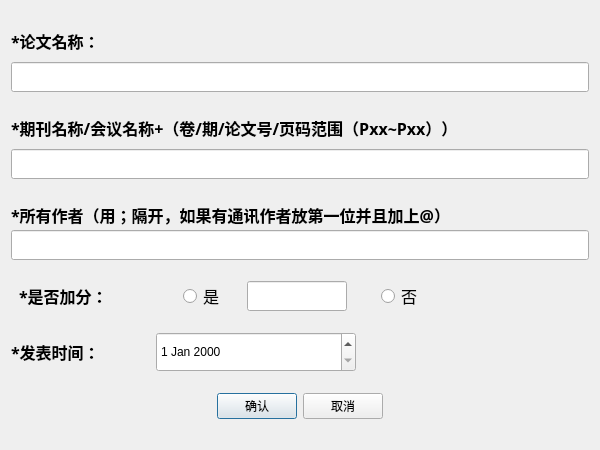
<?xml version="1.0" encoding="UTF-8"?>
<ui version="4.0">
 <class>AddPaperDialog</class>
 <widget class="QDialog" name="AddPaperDialog">
  <property name="geometry">
   <rect>
    <x>0</x>
    <y>0</y>
    <width>600</width>
    <height>450</height>
   </rect>
  </property>
  <property name="minimumSize">
   <size>
    <width>600</width>
    <height>450</height>
   </size>
  </property>
  <property name="maximumSize">
   <size>
    <width>600</width>
    <height>450</height>
   </size>
  </property>
  <property name="windowTitle">
   <string>增加论文</string>
  </property>
  <layout class="QGridLayout" name="gridLayout">
   <item row="0" column="0">
    <layout class="QVBoxLayout" name="verticalLayout_2">
     <item>
      <widget class="QLabel" name="label">
       <property name="maximumSize">
        <size>
         <width>100</width>
         <height>30</height>
        </size>
       </property>
       <property name="font">
        <font>
         <family>宋体</family>
         <pointsize>12</pointsize>
         <bold>true</bold>
        </font>
       </property>
       <property name="text">
        <string>*论文名称：</string>
       </property>
      </widget>
     </item>
     <item>
      <widget class="QLineEdit" name="nameEdit">
       <property name="maximumSize">
        <size>
         <width>16777215</width>
         <height>30</height>
        </size>
       </property>
       <property name="font">
        <font>
         <family>宋体</family>
         <pointsize>12</pointsize>
        </font>
       </property>
      </widget>
     </item>
    </layout>
   </item>
   <item row="1" column="0">
    <layout class="QVBoxLayout" name="verticalLayout_3">
     <item>
      <widget class="QLabel" name="label_2">
       <property name="maximumSize">
        <size>
         <width>16777215</width>
         <height>30</height>
        </size>
       </property>
       <property name="font">
        <font>
         <family>宋体</family>
         <pointsize>12</pointsize>
         <bold>true</bold>
        </font>
       </property>
       <property name="text">
        <string>*期刊名称/会议名称+（卷/期/论文号/页码范围（Pxx~Pxx））</string>
       </property>
      </widget>
     </item>
     <item>
      <widget class="QLineEdit" name="hostEdit">
       <property name="maximumSize">
        <size>
         <width>16777215</width>
         <height>30</height>
        </size>
       </property>
       <property name="font">
        <font>
         <family>宋体</family>
         <pointsize>12</pointsize>
        </font>
       </property>
      </widget>
     </item>
    </layout>
   </item>
   <item row="2" column="0">
    <layout class="QVBoxLayout" name="verticalLayout">
     <property name="spacing">
      <number>0</number>
     </property>
     <item>
      <widget class="QLabel" name="label_3">
       <property name="maximumSize">
        <size>
         <width>16777215</width>
         <height>30</height>
        </size>
       </property>
       <property name="font">
        <font>
         <family>宋体</family>
         <pointsize>12</pointsize>
         <bold>true</bold>
        </font>
       </property>
       <property name="text">
        <string>*所有作者（用；隔开，如果有通讯作者放第一位并且加上@）</string>
       </property>
      </widget>
     </item>
     <item>
      <widget class="QLineEdit" name="winnerEdit">
       <property name="maximumSize">
        <size>
         <width>16777215</width>
         <height>30</height>
        </size>
       </property>
       <property name="font">
        <font>
         <family>宋体</family>
         <pointsize>12</pointsize>
        </font>
       </property>
      </widget>
     </item>
    </layout>
   </item>
   <item row="3" column="0">
    <layout class="QHBoxLayout" name="horizontalLayout_4">
     <item>
      <widget class="QLabel" name="label_4">
       <property name="maximumSize">
        <size>
         <width>100</width>
         <height>50</height>
        </size>
       </property>
       <property name="font">
        <font>
         <family>宋体</family>
         <pointsize>12</pointsize>
         <bold>true</bold>
        </font>
       </property>
       <property name="text">
        <string>*是否加分：</string>
       </property>
      </widget>
     </item>
     <item>
      <spacer name="horizontalSpacer_2">
       <property name="orientation">
        <enum>Qt::Horizontal</enum>
       </property>
       <property name="sizeType">
        <enum>QSizePolicy::Fixed</enum>
       </property>
       <property name="sizeHint" stdset="0">
        <size>
         <width>50</width>
         <height>20</height>
        </size>
       </property>
      </spacer>
     </item>
     <item>
      <widget class="QRadioButton" name="radioButton">
       <property name="maximumSize">
        <size>
         <width>50</width>
         <height>16777215</height>
        </size>
       </property>
       <property name="font">
        <font>
         <family>宋体</family>
         <pointsize>12</pointsize>
        </font>
       </property>
       <property name="text">
        <string>是</string>
       </property>
      </widget>
     </item>
     <item>
      <widget class="QLineEdit" name="GPA_edit">
       <property name="minimumSize">
        <size>
         <width>50</width>
         <height>0</height>
        </size>
       </property>
       <property name="maximumSize">
        <size>
         <width>100</width>
         <height>30</height>
        </size>
       </property>
       <property name="font">
        <font>
         <family>宋体</family>
         <pointsize>12</pointsize>
        </font>
       </property>
       <property name="text">
        <string/>
       </property>
      </widget>
     </item>
     <item>
      <spacer name="horizontalSpacer">
       <property name="orientation">
        <enum>Qt::Horizontal</enum>
       </property>
       <property name="sizeType">
        <enum>QSizePolicy::Fixed</enum>
       </property>
       <property name="sizeHint" stdset="0">
        <size>
         <width>20</width>
         <height>20</height>
        </size>
       </property>
      </spacer>
     </item>
     <item>
      <widget class="QRadioButton" name="radioButton_2">
       <property name="maximumSize">
        <size>
         <width>50</width>
         <height>16777215</height>
        </size>
       </property>
       <property name="font">
        <font>
         <family>宋体</family>
         <pointsize>12</pointsize>
        </font>
       </property>
       <property name="text">
        <string>否</string>
       </property>
      </widget>
     </item>
     <item>
      <spacer name="horizontalSpacer_3">
       <property name="orientation">
        <enum>Qt::Horizontal</enum>
       </property>
       <property name="sizeType">
        <enum>QSizePolicy::Fixed</enum>
       </property>
       <property name="sizeHint" stdset="0">
        <size>
         <width>150</width>
         <height>20</height>
        </size>
       </property>
      </spacer>
     </item>
    </layout>
   </item>
   <item row="4" column="0">
    <layout class="QHBoxLayout" name="horizontalLayout_6">
     <item>
      <widget class="QLabel" name="label_6">
       <property name="maximumSize">
        <size>
         <width>150</width>
         <height>50</height>
        </size>
       </property>
       <property name="font">
        <font>
         <family>宋体</family>
         <pointsize>12</pointsize>
         <bold>true</bold>
        </font>
       </property>
       <property name="text">
        <string>*发表时间：</string>
       </property>
      </widget>
     </item>
     <item>
      <spacer name="horizontalSpacer_4">
       <property name="orientation">
        <enum>Qt::Horizontal</enum>
       </property>
       <property name="sizeType">
        <enum>QSizePolicy::Fixed</enum>
       </property>
       <property name="sizeHint" stdset="0">
        <size>
         <width>50</width>
         <height>20</height>
        </size>
       </property>
      </spacer>
     </item>
     <item>
      <widget class="QDateEdit" name="dateEdit">
       <property name="minimumSize">
        <size>
         <width>200</width>
         <height>0</height>
        </size>
       </property>
       <property name="maximumSize">
        <size>
         <width>200</width>
         <height>40</height>
        </size>
       </property>
      </widget>
     </item>
     <item>
      <spacer name="horizontalSpacer_5">
       <property name="orientation">
        <enum>Qt::Horizontal</enum>
       </property>
       <property name="sizeHint" stdset="0">
        <size>
         <width>40</width>
         <height>20</height>
        </size>
       </property>
      </spacer>
     </item>
    </layout>
   </item>
   <item row="5" column="0">
    <layout class="QHBoxLayout" name="horizontalLayout_3">
     <item>
      <spacer name="horizontalSpacer_6">
       <property name="orientation">
        <enum>Qt::Horizontal</enum>
       </property>
       <property name="sizeHint" stdset="0">
        <size>
         <width>40</width>
         <height>20</height>
        </size>
       </property>
      </spacer>
     </item>
     <item>
      <widget class="QPushButton" name="okBtn">
       <property name="text">
        <string>确认</string>
       </property>
      </widget>
     </item>
     <item>
      <widget class="QPushButton" name="cancelBtn">
       <property name="text">
        <string>取消</string>
       </property>
      </widget>
     </item>
     <item>
      <spacer name="horizontalSpacer_7">
       <property name="orientation">
        <enum>Qt::Horizontal</enum>
       </property>
       <property name="sizeHint" stdset="0">
        <size>
         <width>40</width>
         <height>20</height>
        </size>
       </property>
      </spacer>
     </item>
    </layout>
   </item>
  </layout>
 </widget>
 <resources/>
 <connections/>
</ui>
